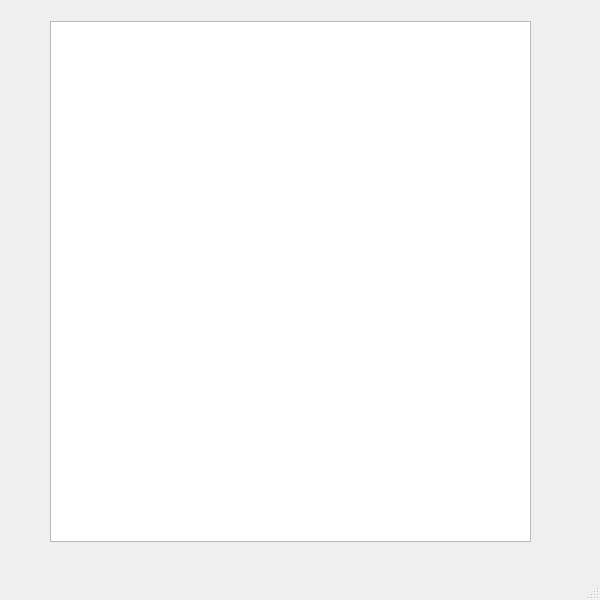
<?xml version="1.0" encoding="UTF-8"?>
<ui version="4.0">
 <class>MainWindow</class>
 <widget class="QMainWindow" name="MainWindow">
  <property name="geometry">
   <rect>
    <x>0</x>
    <y>0</y>
    <width>600</width>
    <height>600</height>
   </rect>
  </property>
  <property name="windowTitle">
   <string>MainWindow</string>
  </property>
  <widget class="QWidget" name="centralwidget">
   <widget class="QTableView" name="table">
    <property name="geometry">
     <rect>
      <x>50</x>
      <y>21</y>
      <width>481</width>
      <height>521</height>
     </rect>
    </property>
   </widget>
  </widget>
  <widget class="QMenuBar" name="menubar">
   <property name="geometry">
    <rect>
     <x>0</x>
     <y>0</y>
     <width>600</width>
     <height>20</height>
    </rect>
   </property>
  </widget>
  <widget class="QStatusBar" name="statusbar"/>
 </widget>
 <resources/>
 <connections/>
</ui>
